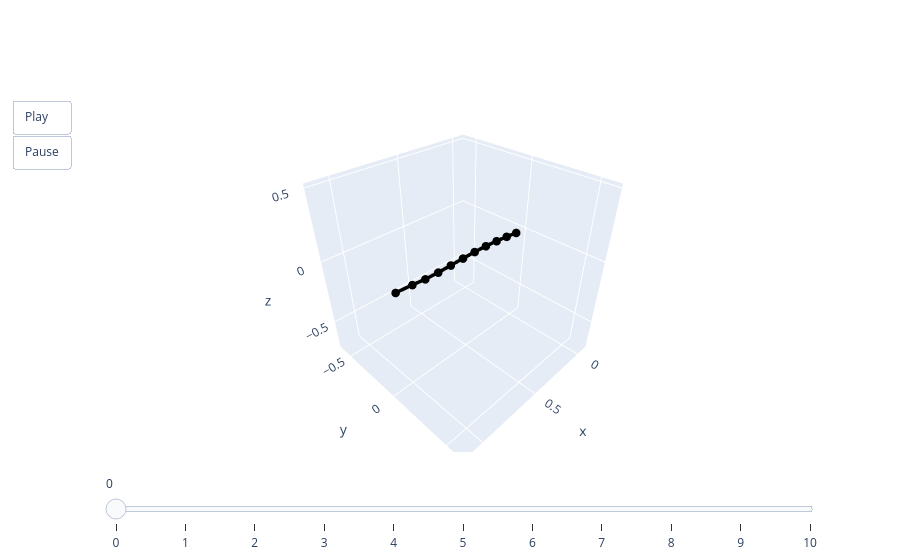

The notebook cell saved with this chart:
### Code cell
animate(pred_train[0])

### Figure 1 — Plotly figure (JSON) as saved in the notebook; plotly's stock layout.template omitted (floating-point values rounded to 4 significant figures)
{"data": [{"line": {"color": "black", "width": 7}, "marker": {"size": 5}, "mode": "lines+markers", "type": "scatter3d", "x": [0, 0.1044, 0.2101, 0.3163, 0.4228, 0.5289, 0.6345, 0.7389, 0.8408, 0.938, 1.057], "y": [0, 0, 0, 0, 0, 0, 0, 0, 0, 0, 0], "z": [0, 0.01124, 0.0206, 0.02658, 0.02871, 0.02764, 0.025, 0.02325, 0.02548, 0.03467, 0.04239]}], "layout": {"scene": {"aspectmode": "cube", "xaxis": {"autorange": false, "range": [-0.1057, 1.162]}, "yaxis": {"autorange": false, "range": [-0.634, 0.634]}, "zaxis": {"autorange": false, "range": [-0.7415, 0.5264]}}, "sliders": [{"steps": [{"args": [["0"], {"frame": {"duration": 0, "redraw": true}, "mode": "immediate"}], "label": "0", "method": "animate"}, {"args": [["1"], {"frame": {"duration": 0, "redraw": true}, "mode": "immediate"}], "label": "1", "method": "animate"}, {"args": [["2"], {"frame": {"duration": 0, "redraw": true}, "mode": "immediate"}], "label": "2", "method": "animate"}, {"args": [["3"], {"frame": {"duration": 0, "redraw": true}, "mode": "immediate"}], "label": "3", "method": "animate"}, {"args": [["4"], {"frame": {"duration": 0, "redraw": true}, "mode": "immediate"}], "label": "4", "method": "animate"}, {"args": [["5"], {"frame": {"duration": 0, "redraw": true}, "mode": "immediate"}], "label": "5", "method": "animate"}, {"args": [["6"], {"frame": {"duration": 0, "redraw": true}, "mode": "immediate"}], "label": "6", "method": "animate"}, {"args": [["7"], {"frame": {"duration": 0, "redraw": true}, "mode": "immediate"}], "label": "7", "method": "animate"}, {"args": [["8"], {"frame": {"duration": 0, "redraw": true}, "mode": "immediate"}], "label": "8", "method": "animate"}, {"args": [["9"], {"frame": {"duration": 0, "redraw": true}, "mode": "immediate"}], "label": "9", "method": "animate"}, {"args": [["10"], {"frame": {"duration": 0, "redraw": true}, "mode": "immediate"}], "label": "10", "method": "animate"}]}], "updatemenus": [{"buttons": [{"args": [null, {"frame": {"duration": 50, "redraw": true}, "fromcurrent": true}], "label": "Play", "method": "animate"}, {"args": [[null], {"frame": {"duration": 0, "redraw": true}, "mode": "immediate"}], "label": "Pause", "method": "animate"}], "showactive": false, "type": "buttons"}]}}
